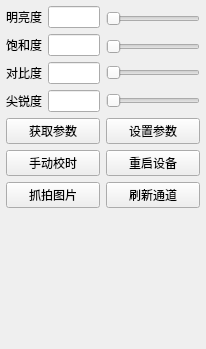
<?xml version="1.0" encoding="UTF-8"?>
<ui version="4.0">
 <class>frmIpcControl</class>
 <widget class="QWidget" name="frmIpcControl">
  <property name="geometry">
   <rect>
    <x>0</x>
    <y>0</y>
    <width>206</width>
    <height>349</height>
   </rect>
  </property>
  <property name="windowTitle">
   <string>Form</string>
  </property>
  <layout class="QVBoxLayout" name="verticalLayout">
   <property name="leftMargin">
    <number>0</number>
   </property>
   <property name="topMargin">
    <number>0</number>
   </property>
   <property name="rightMargin">
    <number>0</number>
   </property>
   <property name="bottomMargin">
    <number>0</number>
   </property>
   <item>
    <widget class="QWidget" name="widget" native="true">
     <property name="autoFillBackground">
      <bool>true</bool>
     </property>
     <layout class="QGridLayout" name="gridLayout_3">
      <property name="leftMargin">
       <number>6</number>
      </property>
      <property name="topMargin">
       <number>6</number>
      </property>
      <property name="rightMargin">
       <number>6</number>
      </property>
      <property name="bottomMargin">
       <number>6</number>
      </property>
      <item row="5" column="1">
       <widget class="QPushButton" name="btnSystemReboot">
        <property name="text">
         <string>重启设备</string>
        </property>
       </widget>
      </item>
      <item row="0" column="1">
       <widget class="XSlider" name="sliderBrightness">
        <property name="orientation">
         <enum>Qt::Horizontal</enum>
        </property>
       </widget>
      </item>
      <item row="4" column="0">
       <widget class="QPushButton" name="btnGetImageSetting">
        <property name="sizePolicy">
         <sizepolicy hsizetype="Expanding" vsizetype="Fixed">
          <horstretch>0</horstretch>
          <verstretch>0</verstretch>
         </sizepolicy>
        </property>
        <property name="text">
         <string>获取参数</string>
        </property>
       </widget>
      </item>
      <item row="5" column="0">
       <widget class="QPushButton" name="btnSetDateTime">
        <property name="text">
         <string>手动校时</string>
        </property>
       </widget>
      </item>
      <item row="4" column="1">
       <widget class="QPushButton" name="btnSetImageSetting">
        <property name="sizePolicy">
         <sizepolicy hsizetype="Expanding" vsizetype="Fixed">
          <horstretch>0</horstretch>
          <verstretch>0</verstretch>
         </sizepolicy>
        </property>
        <property name="text">
         <string>设置参数</string>
        </property>
       </widget>
      </item>
      <item row="6" column="1">
       <widget class="QPushButton" name="btnLoadVideo">
        <property name="text">
         <string>刷新通道</string>
        </property>
       </widget>
      </item>
      <item row="3" column="1">
       <widget class="XSlider" name="sliderSharpness">
        <property name="orientation">
         <enum>Qt::Horizontal</enum>
        </property>
       </widget>
      </item>
      <item row="2" column="1">
       <widget class="XSlider" name="sliderContrast">
        <property name="orientation">
         <enum>Qt::Horizontal</enum>
        </property>
       </widget>
      </item>
      <item row="6" column="0">
       <widget class="QPushButton" name="btnSnapImage">
        <property name="text">
         <string>抓拍图片</string>
        </property>
       </widget>
      </item>
      <item row="0" column="0" rowspan="4">
       <layout class="QGridLayout" name="gridLayout_2">
        <item row="0" column="0">
         <widget class="QLabel" name="labBrightness">
          <property name="sizePolicy">
           <sizepolicy hsizetype="Fixed" vsizetype="Preferred">
            <horstretch>0</horstretch>
            <verstretch>0</verstretch>
           </sizepolicy>
          </property>
          <property name="text">
           <string>明亮度</string>
          </property>
         </widget>
        </item>
        <item row="0" column="1">
         <widget class="QLineEdit" name="txtBrightness">
          <property name="sizePolicy">
           <sizepolicy hsizetype="Ignored" vsizetype="Fixed">
            <horstretch>0</horstretch>
            <verstretch>0</verstretch>
           </sizepolicy>
          </property>
          <property name="alignment">
           <set>Qt::AlignCenter</set>
          </property>
          <property name="readOnly">
           <bool>true</bool>
          </property>
         </widget>
        </item>
        <item row="1" column="0">
         <widget class="QLabel" name="labColorSaturation">
          <property name="sizePolicy">
           <sizepolicy hsizetype="Fixed" vsizetype="Preferred">
            <horstretch>0</horstretch>
            <verstretch>0</verstretch>
           </sizepolicy>
          </property>
          <property name="text">
           <string>饱和度</string>
          </property>
         </widget>
        </item>
        <item row="1" column="1">
         <widget class="QLineEdit" name="txtColorSaturation">
          <property name="sizePolicy">
           <sizepolicy hsizetype="Ignored" vsizetype="Fixed">
            <horstretch>0</horstretch>
            <verstretch>0</verstretch>
           </sizepolicy>
          </property>
          <property name="alignment">
           <set>Qt::AlignCenter</set>
          </property>
          <property name="readOnly">
           <bool>true</bool>
          </property>
         </widget>
        </item>
        <item row="2" column="0">
         <widget class="QLabel" name="labContrast">
          <property name="sizePolicy">
           <sizepolicy hsizetype="Fixed" vsizetype="Preferred">
            <horstretch>0</horstretch>
            <verstretch>0</verstretch>
           </sizepolicy>
          </property>
          <property name="text">
           <string>对比度</string>
          </property>
         </widget>
        </item>
        <item row="2" column="1">
         <widget class="QLineEdit" name="txtContrast">
          <property name="sizePolicy">
           <sizepolicy hsizetype="Ignored" vsizetype="Fixed">
            <horstretch>0</horstretch>
            <verstretch>0</verstretch>
           </sizepolicy>
          </property>
          <property name="alignment">
           <set>Qt::AlignCenter</set>
          </property>
          <property name="readOnly">
           <bool>true</bool>
          </property>
         </widget>
        </item>
        <item row="3" column="0">
         <widget class="QLabel" name="labSharpness">
          <property name="sizePolicy">
           <sizepolicy hsizetype="Fixed" vsizetype="Preferred">
            <horstretch>0</horstretch>
            <verstretch>0</verstretch>
           </sizepolicy>
          </property>
          <property name="text">
           <string>尖锐度</string>
          </property>
         </widget>
        </item>
        <item row="3" column="1">
         <widget class="QLineEdit" name="txtSharpness">
          <property name="sizePolicy">
           <sizepolicy hsizetype="Ignored" vsizetype="Fixed">
            <horstretch>0</horstretch>
            <verstretch>0</verstretch>
           </sizepolicy>
          </property>
          <property name="alignment">
           <set>Qt::AlignCenter</set>
          </property>
          <property name="readOnly">
           <bool>true</bool>
          </property>
         </widget>
        </item>
       </layout>
      </item>
      <item row="8" column="0" colspan="2">
       <spacer name="verticalSpacer">
        <property name="orientation">
         <enum>Qt::Vertical</enum>
        </property>
        <property name="sizeHint" stdset="0">
         <size>
          <width>20</width>
          <height>0</height>
         </size>
        </property>
       </spacer>
      </item>
      <item row="1" column="1">
       <widget class="XSlider" name="sliderColorSaturation">
        <property name="orientation">
         <enum>Qt::Horizontal</enum>
        </property>
       </widget>
      </item>
     </layout>
    </widget>
   </item>
  </layout>
 </widget>
 <customwidgets>
  <customwidget>
   <class>XSlider</class>
   <extends>QSlider</extends>
   <header>xslider.h</header>
  </customwidget>
 </customwidgets>
 <tabstops>
  <tabstop>txtBrightness</tabstop>
  <tabstop>sliderBrightness</tabstop>
  <tabstop>txtColorSaturation</tabstop>
  <tabstop>sliderColorSaturation</tabstop>
  <tabstop>txtContrast</tabstop>
  <tabstop>sliderContrast</tabstop>
  <tabstop>txtSharpness</tabstop>
  <tabstop>sliderSharpness</tabstop>
  <tabstop>btnGetImageSetting</tabstop>
  <tabstop>btnSetImageSetting</tabstop>
  <tabstop>btnSetDateTime</tabstop>
  <tabstop>btnSystemReboot</tabstop>
  <tabstop>btnSnapImage</tabstop>
  <tabstop>btnLoadVideo</tabstop>
 </tabstops>
 <resources/>
 <connections/>
</ui>
